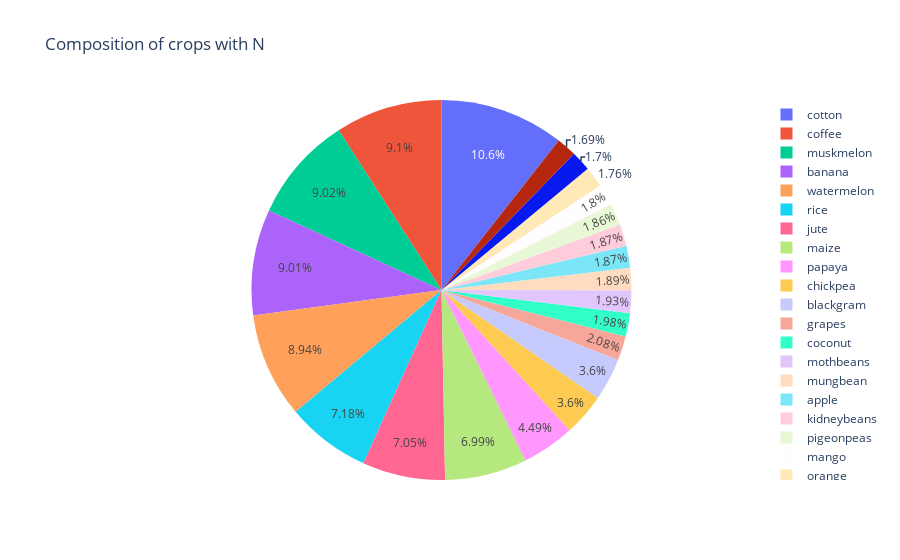
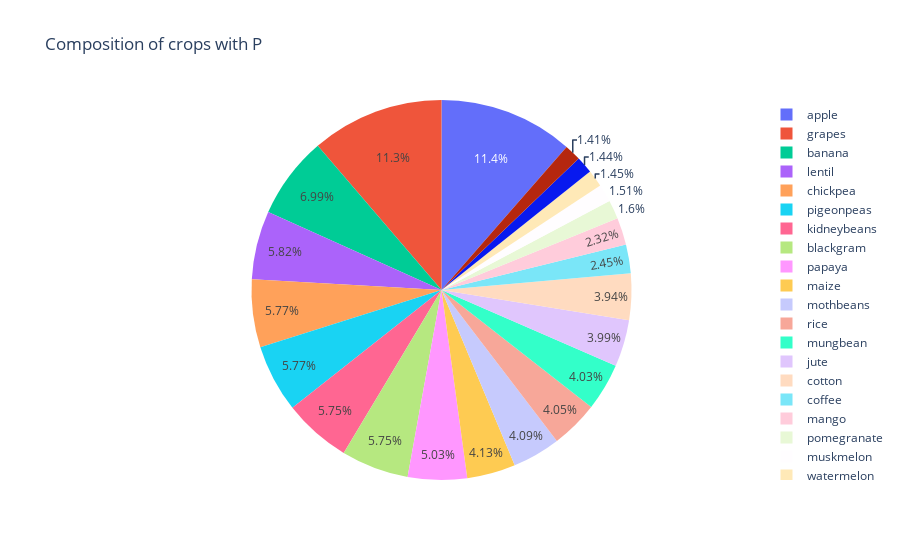
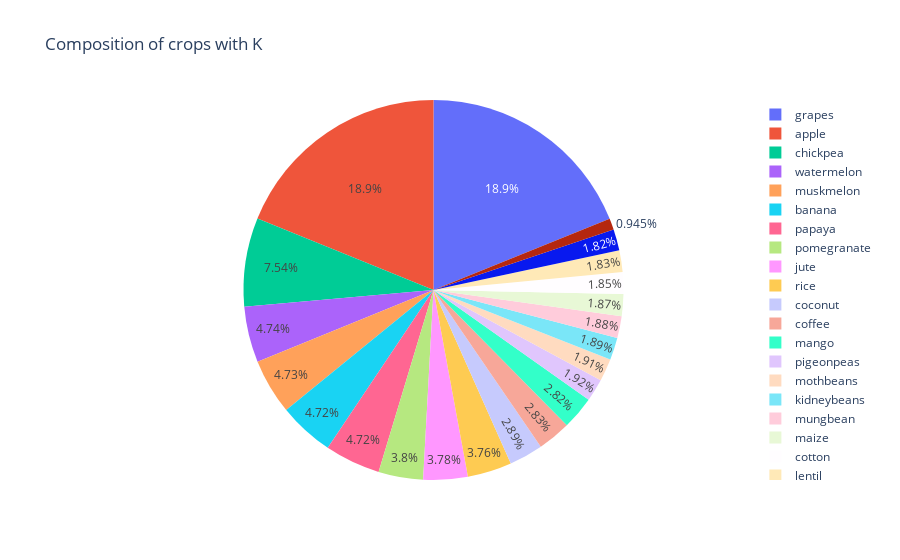
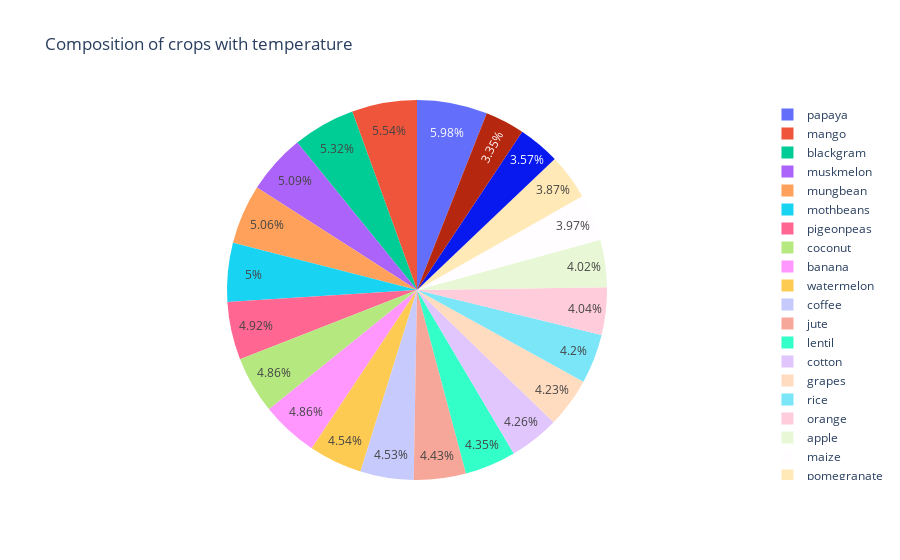

Notebook code for these charts, in order:
### Markdown cell above
### The notebook's file size is large since the above plot is taking more memory so it is plotted in another file 👇(Plots.ipynb)

### Code cell
total_features = crop_df.columns
plt.figure(figsize=(50, 40))
for i in range(0, len(total_features)-1):
    fig = px.pie(crop_df, values=total_features[i], names='label', title="Composition of crops with "+total_features[i])
    fig.show()

### Figure 1 — Plotly figure (JSON) as saved in the notebook; plotly's stock layout.template omitted (floating-point values rounded to 4 significant figures; data arrays with more than 128 entries replaced by an {"elided": "..."} marker saying what was removed)
{"data": [{"domain": {"x": [0, 1], "y": [0, 1]}, "hovertemplate": "label=%{label}<br>N=%{value}<extra></extra>", "labels": {"elided": "2200 str values"}, "legendgroup": "", "name": "", "showlegend": true, "type": "pie", "values": {"elided": "2200 int values"}}], "layout": {"legend": {"tracegroupgap": 0}, "title": {"text": "Composition of crops with N"}}}

### Figure 2 — Plotly figure (JSON) as saved in the notebook; plotly's stock layout.template omitted (floating-point values rounded to 4 significant figures; data arrays with more than 128 entries replaced by an {"elided": "..."} marker saying what was removed)
{"data": [{"domain": {"x": [0, 1], "y": [0, 1]}, "hovertemplate": "label=%{label}<br>P=%{value}<extra></extra>", "labels": {"elided": "2200 str values"}, "legendgroup": "", "name": "", "showlegend": true, "type": "pie", "values": {"elided": "2200 int values"}}], "layout": {"legend": {"tracegroupgap": 0}, "title": {"text": "Composition of crops with P"}}}

### Figure 3 — Plotly figure (JSON) as saved in the notebook; plotly's stock layout.template omitted (floating-point values rounded to 4 significant figures; data arrays with more than 128 entries replaced by an {"elided": "..."} marker saying what was removed)
{"data": [{"domain": {"x": [0, 1], "y": [0, 1]}, "hovertemplate": "label=%{label}<br>K=%{value}<extra></extra>", "labels": {"elided": "2200 str values"}, "legendgroup": "", "name": "", "showlegend": true, "type": "pie", "values": {"elided": "2200 int values"}}], "layout": {"legend": {"tracegroupgap": 0}, "title": {"text": "Composition of crops with K"}}}

### Figure 4 — Plotly figure (JSON) as saved in the notebook; plotly's stock layout.template omitted (floating-point values rounded to 4 significant figures; data arrays with more than 128 entries replaced by an {"elided": "..."} marker saying what was removed)
{"data": [{"domain": {"x": [0, 1], "y": [0, 1]}, "hovertemplate": "label=%{label}<br>temperature=%{value}<extra></extra>", "labels": {"elided": "2200 str values"}, "legendgroup": "", "name": "", "showlegend": true, "type": "pie", "values": {"elided": "2200 float values"}}], "layout": {"legend": {"tracegroupgap": 0}, "title": {"text": "Composition of crops with temperature"}}}
